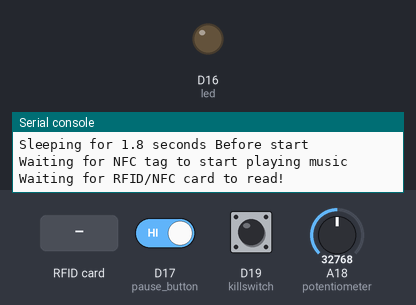
A program run on a simulated CircuitPython board. On the bench: output pins drawn as LEDs (lit = HIGH), the last lines printed to the serial console. The test bench sets the inputs (shaded band); at power-on: D19 (killswitch) HIGH, D17 (pause_button) HIGH, A18 (potentiometer) = 32768 (analog values on the 0–65535 scale). The clock reads 2024-03-15 10:24:30 at power-on unless the program sets it; the RFID card's data blocks start empty; audio playback is drawn as a buzzer; library files of the repository ran but are not shown: DFPlayer.py.

Above: at 4.2 s.
4.3 s: D19 (killswitch) pulled LOW for 0.15 s
At 4.41 s:
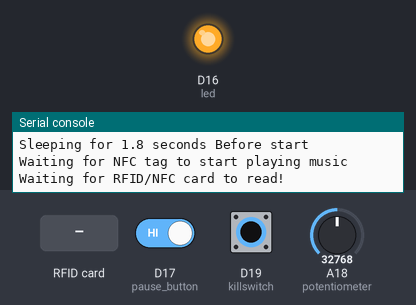
5.9 s: D19 (killswitch) pulled LOW for 3.2 s
At 9.9 s:
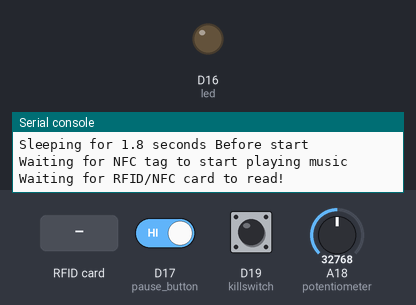
10.6 s: D17 (pause_button) driven LOW and D19 (killswitch) driven LOW
At 12.1 s:
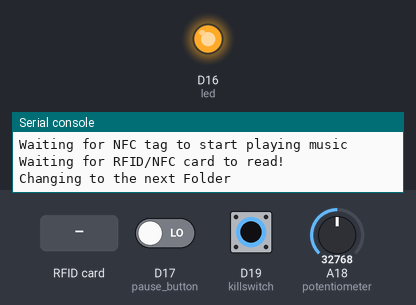
13.5 s: RFID card 5E 7A 19 C4 held to the reader
At 14.7 s:
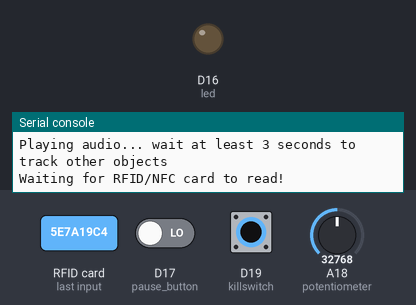
15.1 s: D19 (killswitch) driven HIGH
At 15.6 s:
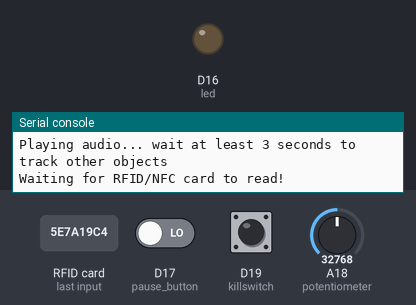
Timing chart, 0 to 17.6 s (numbered marks = the images above; inputs shaded):
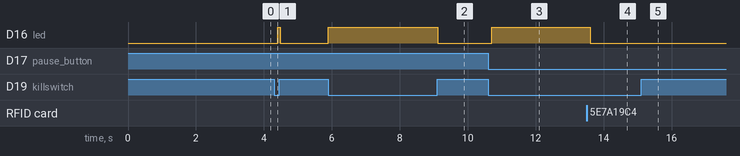

Measured:
- after the input at 4.3 s, D16 (led): LOW → HIGH after 0.11 s, → LOW 0.07 s later
- after the input at 5.9 s, D16 (led): LOW → HIGH at once, → LOW 3.2 s later
- after the input at 10.6 s, D16 (led): LOW → HIGH after 0.11 s
- after the input at 13.5 s, D16 (led): HIGH → LOW after 0.11 s
- after the input at 15.1 s, D16 (led): stays LOW (without the input it goes to HIGH after 0.90 s)

The program:

code.py
```python
'''
This code plays a track depending on the approached object and has some user controls as well.

When the tag is read:
    a) Reads the info of the RFID tag and the langage selected
    b) Plays the folder and track selected (E. 1,1)
    c) An LED output shows when another tag can be read
    d) User can Pause/Play the track with the button
    e) User can also control the Volume with a potentiometer
'''

# External libraries
from DFPlayer import DFPlayer
from adafruit_pn532.i2c import PN532_I2C

# Internal  libraries
import board
import busio
import time
import digitalio
from digitalio import DigitalInOut
from analogio import AnalogIn

# Global Variables
last_press = [0,0,0]    # List with the last 3 recorded times of button presses.
last_track = None # In case of reboot, we must know which track was played last.
folders = 3 # Know the number of extra folders included so the program iterates between them.

# MuonCode      MuonPIN/LED
# board.D16  -    PIN 21
# LED ON = the device can read a new TAG
# LED OFF = the device won't read TAG's
led = DigitalInOut(board.D16)
led.direction = digitalio.Direction.OUTPUT

# DFplayer Mini Reproductor MP3-TF-16P MH2024K-16SS
# MuonCode   MuonPIN  DFPlayer
# board.D8 - PIN 11 -   RX
# board.D9 - PIN 12 -   TX
#             GND   -   GND
#             VCC   -   VCC  (5V)
u = busio.UART(board.D8, board.D9, baudrate=9600)
player = DFPlayer(uart=u, volume=20)

# PN532 Módulo RFID NFC Lectura y Escritura V3
# MuonCode   MuonPIN    NFC
# board.D25 - PIN 34 -  SCL
# board.D24 - PIN 32 -  SDA
# board.D23 - PIN 31 -  RSTO
# board.D22 - PIN 29 -  IRQ
#              GND   -  GND
#              VCC   -  VCC  (5V)
i2c = busio.I2C(board.D25, board.D24)
reset_pin = DigitalInOut(board.D23)
irq_pin = DigitalInOut(board.D22)
pn532 = PN532_I2C(i2c, debug=False, reset=reset_pin, irq=irq_pin)
ic, ver, rev, support = pn532.firmware_version
print("Found PN532 with firmware version: {0}.{1}".format(ver, rev))
pn532.SAM_configuration()

# MuonCode   MuonPIN   10k 3Pin Potentiometer
#              GND      -  GND
# board.A18 - PIN 24    -  Vol 0 to 65,525 16 bits
#              VCC      -  VCC  (3.3V)
potentiometer = AnalogIn(board.A18)

# MuonCode      MuonPIN     Dip Switch 4 (0 to 1)
# board.D20      PIN26          Dip2      0100
# board.D19      PIN25          Dip3      0010
# board.D17      PIN22          Dip4      0001
pause_button = DigitalInOut(board.D17)
killswitch = DigitalInOut(board.D19)
pause_button.switch_to_input(pull=digitalio.Pull.UP)
killswitch.switch_to_input(pull=digitalio.Pull.UP)

# Functions

'''
This is the main function. It's an infinite loop which in every iteration reads
the RFID card; if a TAG from an object is found, it plays its code-related audio
and turns off the status LED for 3 seconds, indicating the reading service is
temporarily unavailable.
'''
def main_loop(player=player):
    global last_track
    new_audio=0
    index = 0

    time.sleep(0.5)
    player.set_volume(50)
    player.play(0,0) # Whenever the device is rebooted, play the 'welcome' track
    print("Sleeping for 1.8 seconds Before start")
    time.sleep(1.8)
    print("Waiting for NFC tag to start playing music")
    volPrevio = 30

    player.play(0,index%folders+1) # Play the title of the current folder reading the audios
    while True:
        track, volPrevio, reboot, index, changed_lang = read_nfc(volPrevio, new_audio, index) # Read the NFC tag, or a command like reboot or language change
        if changed_lang:
            player.play(0,index%folders+1) # Play the title of the new folder selected
            new_audio = time.localtime().tm_sec+time.localtime().tm_min*60 # Set new playing time
            last_track = None # Erase current reading track to avoid triggering audios with a reboot command until a new tag is read
        elif track is not None:
            if led.value or reboot: # Check if playing service is available
                player.play(range(folders)[index%folders]+1, track)
                print("Playing audio... wait at least 3 seconds to track other objects")
                led.value = False # Disable the reading service (for 3 seconds)
                new_audio = time.localtime().tm_sec+time.localtime().tm_min*60 # New audio playing time, to enable pause button after 1 second
        else:
            print(f"Not working bc track is: {track}")

'''
# Not used functions
def write_to_nfc():
    print("Waiting for RFID/NFC card to write to!")
    while True:
        uid = pn532.read_passive_target(timeout=0.5)
        print(".", end="")
        if uid is not None:
            break
    print(f"\nFound card with UID: {[hex(i) for i in uid]}")
    # You have to put the Number in Hexadecimal  ↓
    pn532.ntag2xx_write_block(2, b"\x00\x00\x00\x01")
    print("The number has been writen")


def write_to_nfc_loop():
    print("LOOP: Waiting for RFID/NFC card to write to!")
    while True:
        uid = pn532.read_passive_target(timeout=0.5)
        print(".", end="")
        if uid is not None:
            print(f"\nFound card with UID: {[hex(i) for i in uid]}")
            # You have to put the Number in Hexadecimal  ↓
            pn532.ntag2xx_write_block(2, b"\x00\x00\x00\x01")
            print("The number has been writen")
            time.sleep(1)

def read_nfc_loop():
    print("LOOP: Waiting for RFID/NFC card to read!")
    while True:
        uid = pn532.read_passive_target(timeout=0.5)
        print(".", end="")
        if uid is not None:
            print(f"\nFound card with UID: {[hex(i) for i in uid]}")
            print("Reading Page {4} ...")
            data = pn532.ntag2xx_read_block(4)  # .decode("utf-8")  # utf-8
            data = int.from_bytes(data, "big")
            print("Read that data:", data)
            time.sleep(1)
'''

'''
This function reads the RFID card. While no TAG is detected, it keeps reading the
volume and the language selected, and the status LED remains on until an object is
read. If the audio is rebooted, it sends the data of the previously received tag to
be played again, which occurs when the pause/play button is presssed rapidly 3 times.
'''
def read_nfc(volPrevio, new_audio, index):
    global last_track, last_press
    pause = False # Variable to instruct if player should pause or not
    last_state = 0 # The last/previous state of the pause button in the current loop iteration
    been_on = False # Know if the button has been kept pressed
    played = False # Know if the audio is playing
    pause_released = False # Variable that validates the pause button has been released, to avoid the title announcement being interrupted
    print("Waiting for RFID/NFC card to read!")
    while True:
        if killswitch.value ^ 1: # The system can only work if the switch is on.
            volPrevio = volume(volPrevio) # Configure player volume
            if pause_button.value:
                pause_released = True # If the pause button has been released at least once, everything can now start working.
            if timer(new_audio, 1) and pause_released: # Enable button funcionality until 1 secon after the audio has started playing
                but = pause_button.value ^ 1
                if but and not last_state: # If the button is pressed and it wasn't...
                    pause = not pause # Iterate pause command
                    last_press[2] = last_press[1] # Shift list values to have the 3 most recent times
                    last_press[1] = last_press[0]
                    last_press[0] = time.localtime().tm_sec+time.localtime().tm_min*60
                    if last_track is not None and last_press[0] - last_press[2] < 2: # If there's been 3 presses in less than 2 seconds...
                        print("Reboot")
                        return last_track, volPrevio, True, index, False

                if last_state != but: # If the last state recorded of the button is not updated...
                    been_on = True # Since this moment, the button has been pressed
                    last_state = but # Update it

                been_on *= bool(last_state) # Keep updating the variable in case the state changes to False
                if been_on and timer(last_press[0], 2): # If the button has been pressed for 2 seconds...
                    print("Changing to the next Folder")
                    return last_track, volPrevio, False, index+1, True

            if pause: #If the pause command is True...
                player.pause()
                played = False
            elif not played and last_track is not None: # If pause command is False, audio stopped, and track detected...
                player.play()
                played = True

            if not led.value: # If the reading service is unavailable
                led.value = timer(new_audio, 3) # Wait until the 3 seconds have passed to make it availble

            #print(f"Volume: {volPrevio}, ({potentiometer.value}), {led.value}")

            uid = pn532.read_passive_target(timeout=0.03) # Read the RFID tag
            if uid is not None: # If it has detected something...
                print(f"\nFound card with UID: {[hex(i) for i in uid]}")
                print(f"Reading Page {4} ...")
                data = pn532.ntag2xx_read_block(4) # Store data
                if data is not None:
                    data = int.from_bytes(data, "big")
                    last_track = data # Save track number in case of a reboot, else the data would be lost
                    print(f"The number read is: {data}")
                return data, volPrevio, False, index, False
        else: # Make sure neither the LED nor the music is on
            last_track = None
            if led.value:
                led.value = False
            if played:
                player.pause()
                played = False

'''
Mapping function from the read values of the potentiometer to a percentage.
'''
def volume(volPrevio):
    volActual = round(100-potentiometer.value*100/65525)
    if volPrevio != volActual:
        player.set_volume(volActual)
        return volActual
    return volPrevio

'''
This function returns a boolean value comparing if certain seconds have passed based
on a reference time. It is used to avoid using the time.sleep(seconds) function, that
makes the whole program sleep and makes it useless otherwise during that period.
'''
def timer(reference,tim):
    if time.localtime().tm_sec+time.localtime().tm_min*60-reference >= tim:
        return True
    else:
        return False

main_loop()
```
